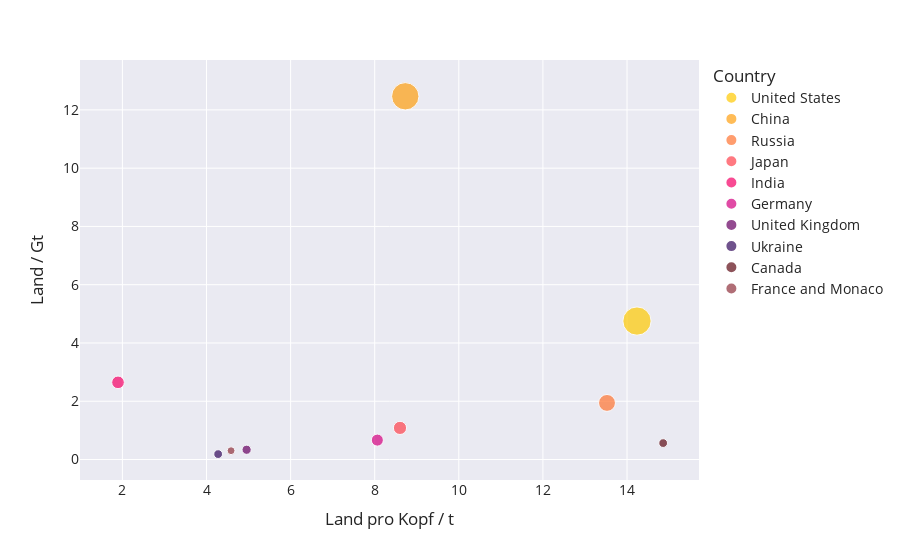

Write notebook code for a chart like this one.
### Code cell
import kaleido
import pandas as pd
import plotly.express as px
emissions = pd.read_csv("data/emissions_inverted_merged.csv")
emissions = emissions.loc[emissions["year"] == 2021,:]
emissions = emissions.sort_values(by=["emissions_cumulated"],ascending=False)
emissions = emissions.head(10)
fig_country_capita = px.scatter(data_frame=emissions,
                        x="emissions_capita",
                        y="emissions_country",
                        animation_frame="year",
                        hover_name="Country",
                        size = "emissions_cumulated",
                        color = "Country",
                        color_discrete_sequence=["#ffca03",
                    "#ffa011",
                    "#ff7431",
                    "#ff414c",
                    "#f60066",
                    "#d40080",
                    "#660062",
                    "#330a5c",
                    
                    "#5E0B15",
                    "#90323D"],
                        template="seaborn",
                        labels={"emissions_country": "Land / Gt ",
                                    "emissions_capita":'Land pro Kopf / t ',
                                    "emissions_cumulated":"Kummuliert / Gt",
                                    "year":"Jahr "},
                        hover_data={"emissions_country":":.2f",
                                    "emissions_capita":":.2f",
                                    "emissions_cumulated":":.2f"})
fig_country_capita.update_layout(font_size = 14)
fig_country_capita.write_image("emissions_cumulated_top_ten.svg")
fig_country_capita.show()

### Figure 1 — Plotly figure (JSON) as saved in the notebook; plotly's stock layout.template omitted (floating-point values rounded to 4 significant figures)
{"data": [{"customdata": [[270.6]], "hovertemplate": "<b>%{hovertext}</b><br><br>Country=United States<br>Jahr =2021<br>Land pro Kopf / t =%{x:.2f}<br>Land / Gt =%{y:.2f}<br>Kummuliert / Gt=%{customdata[0]:.2f}<extra></extra>", "hovertext": ["United States"], "legendgroup": "United States", "marker": {"color": "#ffca03", "size": [270.6], "sizemode": "area", "sizeref": 0.6765, "symbol": "circle"}, "mode": "markers", "name": "United States", "orientation": "v", "showlegend": true, "type": "scatter", "x": [14.24], "xaxis": "x", "y": [4.752], "yaxis": "y"}, {"customdata": [[253.4]], "hovertemplate": "<b>%{hovertext}</b><br><br>Country=China<br>Jahr =2021<br>Land pro Kopf / t =%{x:.2f}<br>Land / Gt =%{y:.2f}<br>Kummuliert / Gt=%{customdata[0]:.2f}<extra></extra>", "hovertext": ["China"], "legendgroup": "China", "marker": {"color": "#ffa011", "size": [253.4], "sizemode": "area", "sizeref": 0.6765, "symbol": "circle"}, "mode": "markers", "name": "China", "orientation": "v", "showlegend": true, "type": "scatter", "x": [8.727], "xaxis": "x", "y": [12.47], "yaxis": "y"}, {"customdata": [[96.63]], "hovertemplate": "<b>%{hovertext}</b><br><br>Country=Russia<br>Jahr =2021<br>Land pro Kopf / t =%{x:.2f}<br>Land / Gt =%{y:.2f}<br>Kummuliert / Gt=%{customdata[0]:.2f}<extra></extra>", "hovertext": ["Russia"], "legendgroup": "Russia", "marker": {"color": "#ff7431", "size": [96.63], "sizemode": "area", "sizeref": 0.6765, "symbol": "circle"}, "mode": "markers", "name": "Russia", "orientation": "v", "showlegend": true, "type": "scatter", "x": [13.52], "xaxis": "x", "y": [1.943], "yaxis": "y"}, {"customdata": [[58.98]], "hovertemplate": "<b>%{hovertext}</b><br><br>Country=Japan<br>Jahr =2021<br>Land pro Kopf / t =%{x:.2f}<br>Land / Gt =%{y:.2f}<br>Kummuliert / Gt=%{customdata[0]:.2f}<extra></extra>", "hovertext": ["Japan"], "legendgroup": "Japan", "marker": {"color": "#ff414c", "size": [58.98], "sizemode": "area", "sizeref": 0.6765, "symbol": "circle"}, "mode": "markers", "name": "Japan", "orientation": "v", "showlegend": true, "type": "scatter", "x": [8.601], "xaxis": "x", "y": [1.085], "yaxis": "y"}, {"customdata": [[53.94]], "hovertemplate": "<b>%{hovertext}</b><br><br>Country=India<br>Jahr =2021<br>Land pro Kopf / t =%{x:.2f}<br>Land / Gt =%{y:.2f}<br>Kummuliert / Gt=%{customdata[0]:.2f}<extra></extra>", "hovertext": ["India"], "legendgroup": "India", "marker": {"color": "#f60066", "size": [53.94], "sizemode": "area", "sizeref": 0.6765, "symbol": "circle"}, "mode": "markers", "name": "India", "orientation": "v", "showlegend": true, "type": "scatter", "x": [1.895], "xaxis": "x", "y": [2.649], "yaxis": "y"}, {"customdata": [[49.06]], "hovertemplate": "<b>%{hovertext}</b><br><br>Country=Germany<br>Jahr =2021<br>Land pro Kopf / t =%{x:.2f}<br>Land / Gt =%{y:.2f}<br>Kummuliert / Gt=%{customdata[0]:.2f}<extra></extra>", "hovertext": ["Germany"], "legendgroup": "Germany", "marker": {"color": "#d40080", "size": [49.06], "sizemode": "area", "sizeref": 0.6765, "symbol": "circle"}, "mode": "markers", "name": "Germany", "orientation": "v", "showlegend": true, "type": "scatter", "x": [8.063], "xaxis": "x", "y": [0.6659], "yaxis": "y"}, {"customdata": [[28.57]], "hovertemplate": "<b>%{hovertext}</b><br><br>Country=United Kingdom<br>Jahr =2021<br>Land pro Kopf / t =%{x:.2f}<br>Land / Gt =%{y:.2f}<br>Kummuliert / Gt=%{customdata[0]:.2f}<extra></extra>", "hovertext": ["United Kingdom"], "legendgroup": "United Kingdom", "marker": {"color": "#660062", "size": [28.57], "sizemode": "area", "sizeref": 0.6765, "symbol": "circle"}, "mode": "markers", "name": "United Kingdom", "orientation": "v", "showlegend": true, "type": "scatter", "x": [4.954], "xaxis": "x", "y": [0.3354], "yaxis": "y"}, {"customdata": [[25.9]], "hovertemplate": "<b>%{hovertext}</b><br><br>Country=Ukraine<br>Jahr =2021<br>Land pro Kopf / t =%{x:.2f}<br>Land / Gt =%{y:.2f}<br>Kummuliert / Gt=%{customdata[0]:.2f}<extra></extra>", "hovertext": ["Ukraine"], "legendgroup": "Ukraine", "marker": {"color": "#330a5c", "size": [25.9], "sizemode": "area", "sizeref": 0.6765, "symbol": "circle"}, "mode": "markers", "name": "Ukraine", "orientation": "v", "showlegend": true, "type": "scatter", "x": [4.277], "xaxis": "x", "y": [0.1855], "yaxis": "y"}, {"customdata": [[25.83]], "hovertemplate": "<b>%{hovertext}</b><br><br>Country=Canada<br>Jahr =2021<br>Land pro Kopf / t =%{x:.2f}<br>Land / Gt =%{y:.2f}<br>Kummuliert / Gt=%{customdata[0]:.2f}<extra></extra>", "hovertext": ["Canada"], "legendgroup": "Canada", "marker": {"color": "#5E0B15", "size": [25.83], "sizemode": "area", "sizeref": 0.6765, "symbol": "circle"}, "mode": "markers", "name": "Canada", "orientation": "v", "showlegend": true, "type": "scatter", "x": [14.86], "xaxis": "x", "y": [0.5635], "yaxis": "y"}, {"customdata": [[21.13]], "hovertemplate": "<b>%{hovertext}</b><br><br>Country=France and Monaco<br>Jahr =2021<br>Land pro Kopf / t =%{x:.2f}<br>Land / Gt =%{y:.2f}<br>Kummuliert / Gt=%{customdata[0]:.2f}<extra></extra>", "hovertext": ["France and Monaco"], "legendgroup": "France and Monaco", "marker": {"color": "#90323D", "size": [21.13], "sizemode": "area", "sizeref": 0.6765, "symbol": "circle"}, "mode": "markers", "name": "France and Monaco", "orientation": "v", "showlegend": true, "type": "scatter", "x": [4.584], "xaxis": "x", "y": [0.3023], "yaxis": "y"}], "layout": {"font": {"size": 14}, "legend": {"itemsizing": "constant", "title": {"text": "Country"}, "tracegroupgap": 0}, "margin": {"t": 60}, "xaxis": {"anchor": "y", "domain": [0, 1], "title": {"text": "Land pro Kopf / t "}}, "yaxis": {"anchor": "x", "domain": [0, 1], "title": {"text": "Land / Gt "}}}}
